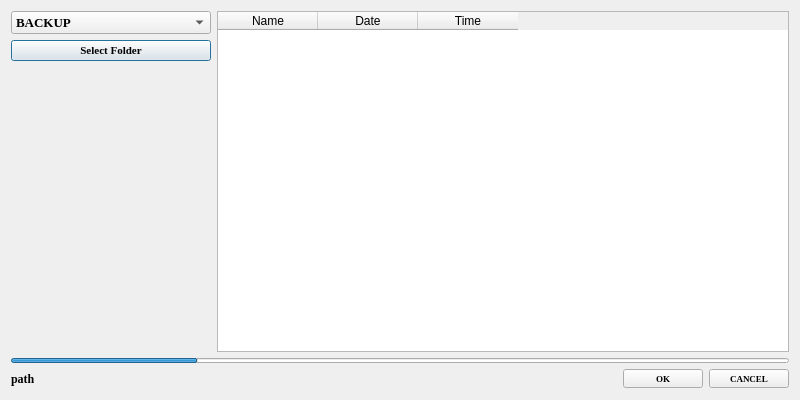
<?xml version="1.0" encoding="UTF-8"?>
<ui version="4.0">
 <class>dialogBackupDb</class>
 <widget class="QDialog" name="dialogBackupDb">
  <property name="windowModality">
   <enum>Qt::WindowModal</enum>
  </property>
  <property name="geometry">
   <rect>
    <x>0</x>
    <y>0</y>
    <width>800</width>
    <height>400</height>
   </rect>
  </property>
  <property name="minimumSize">
   <size>
    <width>800</width>
    <height>400</height>
   </size>
  </property>
  <property name="maximumSize">
   <size>
    <width>800</width>
    <height>400</height>
   </size>
  </property>
  <property name="windowTitle">
   <string>DATABASE</string>
  </property>
  <property name="windowIcon">
   <iconset resource="custom.qrc">
    <normaloff>:/icons/images/icons/database.png</normaloff>:/icons/images/icons/database.png</iconset>
  </property>
  <property name="styleSheet">
   <string notr="true">#dialogBackupDb{border-image: url(:/backgrounds/images/backgounds/_8.jpg);}</string>
  </property>
  <layout class="QVBoxLayout" name="verticalLayout_2">
   <item>
    <layout class="QHBoxLayout" name="horizontalLayout">
     <item>
      <layout class="QVBoxLayout" name="verticalLayout">
       <item>
        <widget class="QComboBox" name="comboBoxChooseFunction">
         <property name="minimumSize">
          <size>
           <width>200</width>
           <height>0</height>
          </size>
         </property>
         <property name="maximumSize">
          <size>
           <width>200</width>
           <height>16777215</height>
          </size>
         </property>
         <property name="font">
          <font>
           <family>Times New Roman</family>
           <pointsize>10</pointsize>
           <weight>75</weight>
           <bold>true</bold>
          </font>
         </property>
         <item>
          <property name="text">
           <string>BACKUP</string>
          </property>
         </item>
         <item>
          <property name="text">
           <string>RESTORE</string>
          </property>
         </item>
        </widget>
       </item>
       <item>
        <widget class="QPushButton" name="pushButtonSelectFolder">
         <property name="minimumSize">
          <size>
           <width>200</width>
           <height>0</height>
          </size>
         </property>
         <property name="maximumSize">
          <size>
           <width>200</width>
           <height>16777215</height>
          </size>
         </property>
         <property name="font">
          <font>
           <family>Times New Roman</family>
           <pointsize>8</pointsize>
           <weight>75</weight>
           <italic>false</italic>
           <bold>true</bold>
          </font>
         </property>
         <property name="text">
          <string>Select Folder</string>
         </property>
        </widget>
       </item>
       <item>
        <spacer name="verticalSpacer">
         <property name="orientation">
          <enum>Qt::Vertical</enum>
         </property>
         <property name="sizeHint" stdset="0">
          <size>
           <width>20</width>
           <height>40</height>
          </size>
         </property>
        </spacer>
       </item>
      </layout>
     </item>
     <item>
      <widget class="QTableWidget" name="tableWidgetAllFiles">
       <property name="selectionMode">
        <enum>QAbstractItemView::SingleSelection</enum>
       </property>
       <property name="selectionBehavior">
        <enum>QAbstractItemView::SelectRows</enum>
       </property>
       <property name="sortingEnabled">
        <bool>true</bool>
       </property>
       <column>
        <property name="text">
         <string>Name</string>
        </property>
       </column>
       <column>
        <property name="text">
         <string>Date</string>
        </property>
       </column>
       <column>
        <property name="text">
         <string>Time</string>
        </property>
       </column>
      </widget>
     </item>
    </layout>
   </item>
   <item>
    <widget class="QProgressBar" name="progressBarUpdate">
     <property name="minimumSize">
      <size>
       <width>0</width>
       <height>5</height>
      </size>
     </property>
     <property name="maximumSize">
      <size>
       <width>16777215</width>
       <height>5</height>
      </size>
     </property>
     <property name="value">
      <number>24</number>
     </property>
     <property name="textVisible">
      <bool>false</bool>
     </property>
    </widget>
   </item>
   <item>
    <layout class="QHBoxLayout" name="horizontalLayout_2">
     <property name="topMargin">
      <number>0</number>
     </property>
     <item>
      <widget class="QLabel" name="labelFolderlPath">
       <property name="font">
        <font>
         <family>Times New Roman</family>
         <pointsize>9</pointsize>
         <weight>75</weight>
         <bold>true</bold>
        </font>
       </property>
       <property name="text">
        <string>path</string>
       </property>
      </widget>
     </item>
     <item>
      <spacer name="horizontalSpacer">
       <property name="orientation">
        <enum>Qt::Horizontal</enum>
       </property>
       <property name="sizeHint" stdset="0">
        <size>
         <width>40</width>
         <height>20</height>
        </size>
       </property>
      </spacer>
     </item>
     <item>
      <widget class="QPushButton" name="pushButtonOk">
       <property name="font">
        <font>
         <family>Times New Roman</family>
         <pointsize>7</pointsize>
         <weight>75</weight>
         <bold>true</bold>
        </font>
       </property>
       <property name="text">
        <string>OK</string>
       </property>
      </widget>
     </item>
     <item>
      <widget class="QPushButton" name="pushButtonCancel">
       <property name="font">
        <font>
         <family>Times New Roman</family>
         <pointsize>7</pointsize>
         <weight>75</weight>
         <bold>true</bold>
        </font>
       </property>
       <property name="text">
        <string>CANCEL</string>
       </property>
      </widget>
     </item>
    </layout>
   </item>
  </layout>
 </widget>
 <resources>
  <include location="custom.qrc"/>
 </resources>
 <connections/>
</ui>
